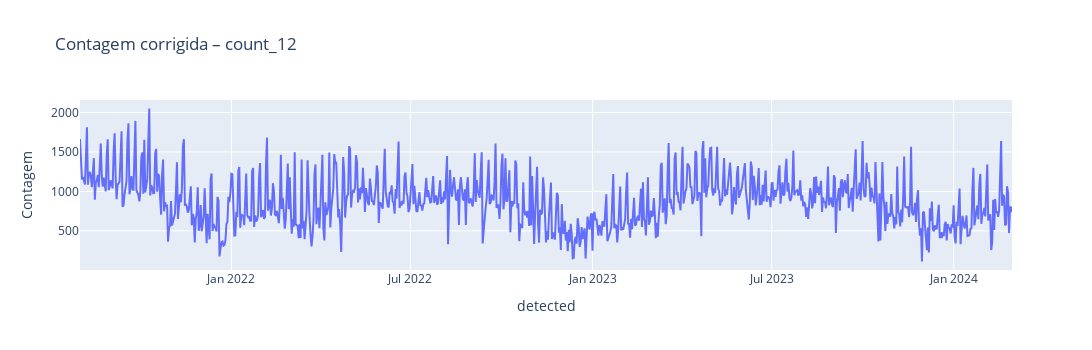
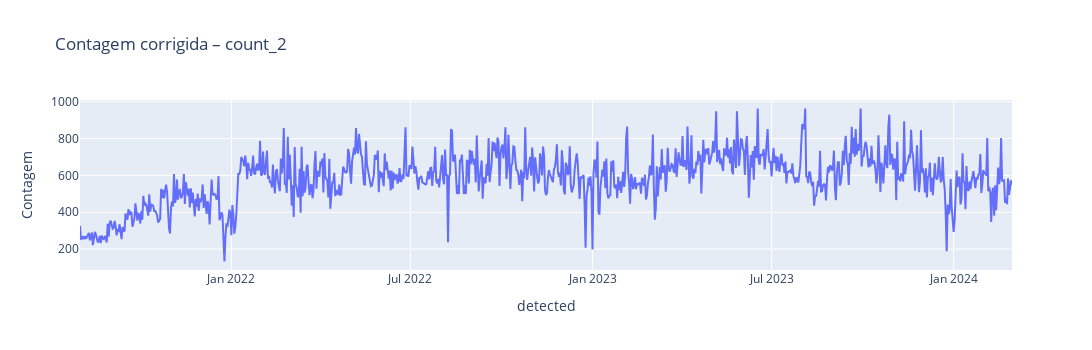
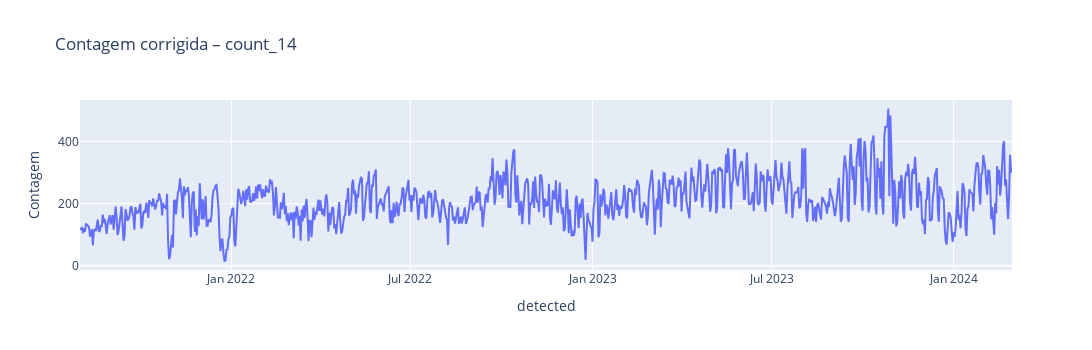

The notebook cell saved with these charts, in order:
### Code cell
# Selecionar os três primeiros contadores (podes trocar os nomes)
contadores_para_mostrar = ['count_12', 'count_2', 'count_14']

for contador in contadores_para_mostrar:
    fig = px.line(
        df_corrigido_total,
        y=contador,
        title=f"Contagem corrigida – {contador}",
        labels={"index": "Data", contador: "Contagem"},
    )
    fig.update_layout(width=1900, height=350)
    fig.show()

### Figure 1 — Plotly figure (JSON) as saved in the notebook; plotly's stock layout.template omitted (floating-point values rounded to 4 significant figures; data arrays with more than 128 entries replaced by an {"elided": "..."} marker saying what was removed)
{"data": [{"hovertemplate": "detected=%{x}<br>Contagem=%{y}<extra></extra>", "legendgroup": "", "line": {"color": "#636efa", "dash": "solid"}, "marker": {"symbol": "circle"}, "mode": "lines", "name": "", "orientation": "v", "showlegend": false, "type": "scatter", "x": {"elided": "943 str values"}, "xaxis": "x", "y": {"elided": "943 float values"}, "yaxis": "y"}], "layout": {"height": 350, "legend": {"tracegroupgap": 0}, "title": {"text": "Contagem corrigida – count_12"}, "width": 1900, "xaxis": {"anchor": "y", "domain": [0, 1], "title": {"text": "detected"}}, "yaxis": {"anchor": "x", "domain": [0, 1], "title": {"text": "Contagem"}}}}

### Figure 2 — Plotly figure (JSON) as saved in the notebook; plotly's stock layout.template omitted (floating-point values rounded to 4 significant figures; data arrays with more than 128 entries replaced by an {"elided": "..."} marker saying what was removed)
{"data": [{"hovertemplate": "detected=%{x}<br>Contagem=%{y}<extra></extra>", "legendgroup": "", "line": {"color": "#636efa", "dash": "solid"}, "marker": {"symbol": "circle"}, "mode": "lines", "name": "", "orientation": "v", "showlegend": false, "type": "scatter", "x": {"elided": "943 str values"}, "xaxis": "x", "y": {"elided": "943 float values"}, "yaxis": "y"}], "layout": {"height": 350, "legend": {"tracegroupgap": 0}, "title": {"text": "Contagem corrigida – count_2"}, "width": 1900, "xaxis": {"anchor": "y", "domain": [0, 1], "title": {"text": "detected"}}, "yaxis": {"anchor": "x", "domain": [0, 1], "title": {"text": "Contagem"}}}}

### Figure 3 — Plotly figure (JSON) as saved in the notebook; plotly's stock layout.template omitted (floating-point values rounded to 4 significant figures; data arrays with more than 128 entries replaced by an {"elided": "..."} marker saying what was removed)
{"data": [{"hovertemplate": "detected=%{x}<br>Contagem=%{y}<extra></extra>", "legendgroup": "", "line": {"color": "#636efa", "dash": "solid"}, "marker": {"symbol": "circle"}, "mode": "lines", "name": "", "orientation": "v", "showlegend": false, "type": "scatter", "x": {"elided": "943 str values"}, "xaxis": "x", "y": {"elided": "943 float values"}, "yaxis": "y"}], "layout": {"height": 350, "legend": {"tracegroupgap": 0}, "title": {"text": "Contagem corrigida – count_14"}, "width": 1900, "xaxis": {"anchor": "y", "domain": [0, 1], "title": {"text": "detected"}}, "yaxis": {"anchor": "x", "domain": [0, 1], "title": {"text": "Contagem"}}}}
